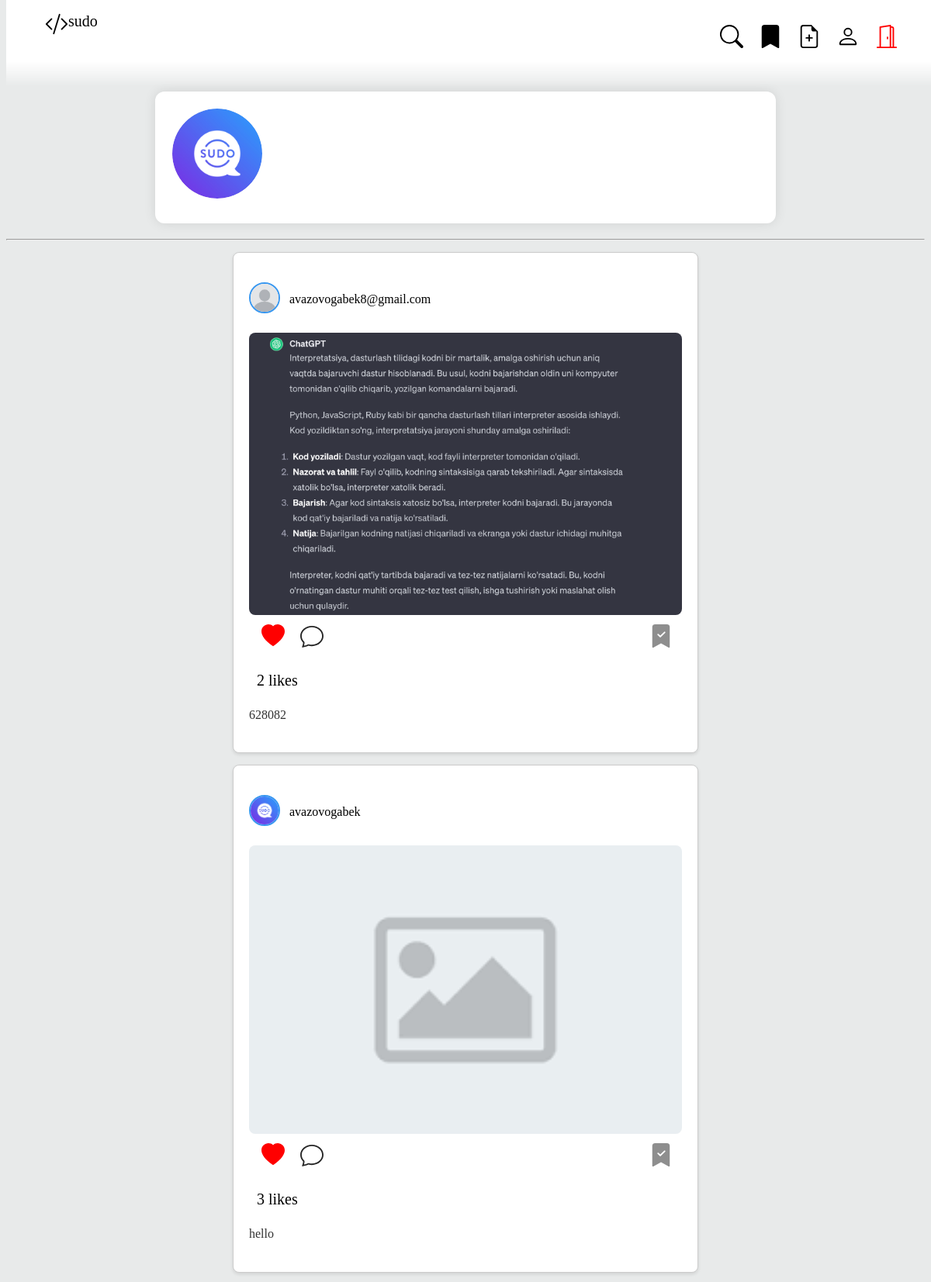
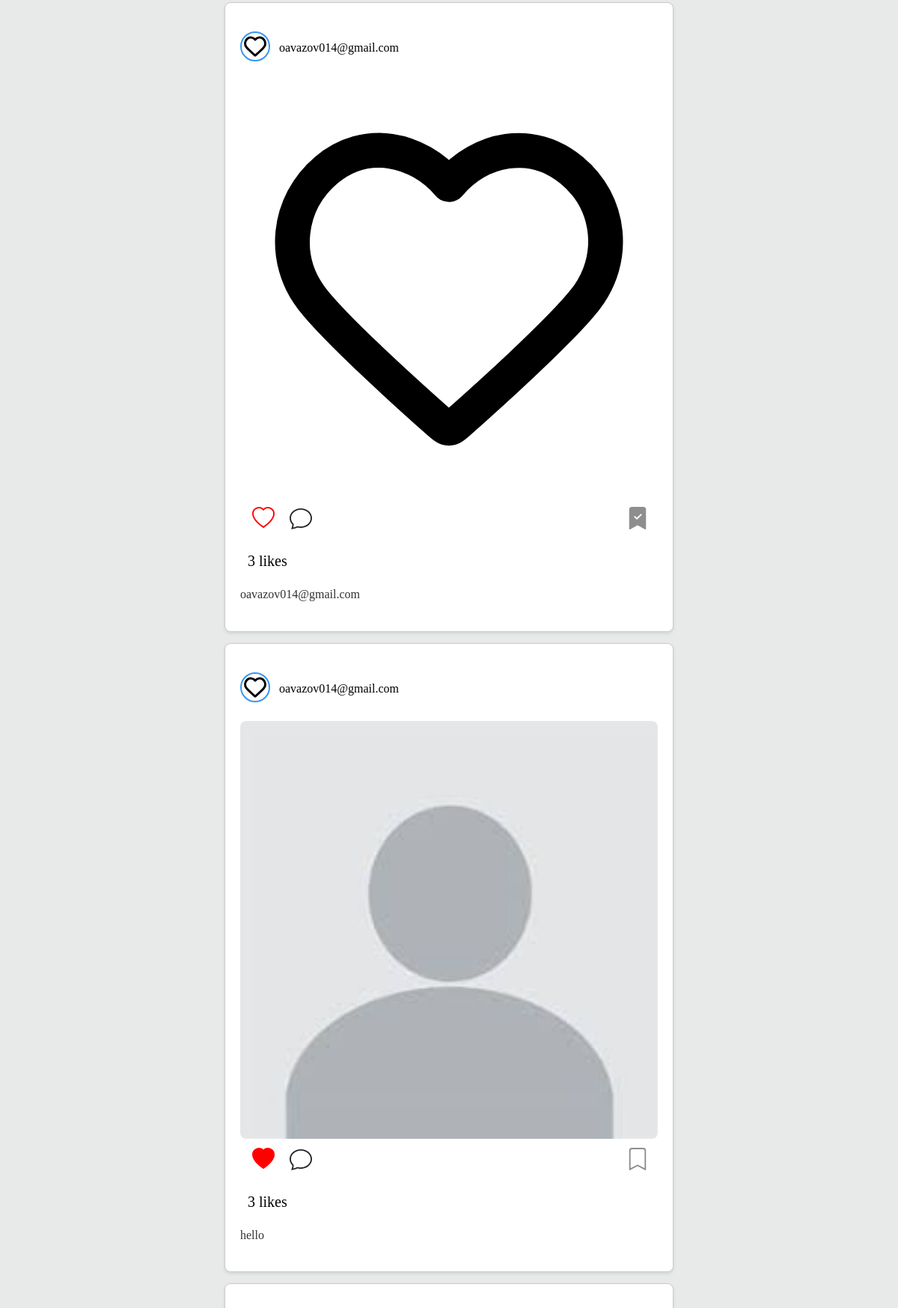
Screenshot of / (signed in, upper part) with the database file from the repository (2 pictures, top to bottom).
### profiles/models.py (models this page shows, shortened)
class Profile(models.Model):
    user = models.OneToOneField(User, on_delete=models.CASCADE)
    first_name = models.CharField(max_length=100, blank=True)
    last_name = models.CharField(max_length=100, blank=True)
    bio = models.TextField(blank=True)
    profile_img = models.ImageField(
        upload_to='profile_images',
        default='Unknown.jpeg',
    )
    follows = models.ManyToManyField('self', symmetrical=False, related_name='followers', blank=True)
    posts = models.ManyToManyField(Post, related_name='associated_profiles', blank=True)
    liked_posts = models.ManyToManyField(Post, related_name='liked_by_profiles', blank=True)
    viewed_posts = models.ManyToManyField(Post, related_name='viewed_by_profiles', blank=True)

### interactions/models.py (models this page shows, shortened)
class Post(models.Model):
    author = models.ForeignKey(User, on_delete=models.CASCADE)
    body = models.TextField(default='', help_text='Enter body content here')
    created_at = models.DateTimeField(auto_now_add=True)
    liked_by = models.ManyToManyField(User, related_name='liked_posts', blank=True)
    post_img = models.ImageField(
        upload_to='post_img',
        default='path_to_default_image.jpg'
    )

### home/views.py (the view)
# urls.py: 2. Add a URL to urlpatterns:  path('', views.home, name='home')
@login_required(login_url='signin')
def home(request):
    user_profile = Profile.objects.get(user=request.user)
    profiles = user_profile.follows.all()
    posts_with_like_counts = Post.objects.annotate(like_count=Count('post_likes')).order_by('-created_at')
    liked_posts = Like.objects.filter(user=request.user).values_list('post__id', flat=True)
    saved_posts = Save.objects.filter(user=request.user).values_list('post__id', flat=True)
    return render(request, 'home.html', {
        'profiles': profiles,
        'posts': posts_with_like_counts,
        'liked_posts': liked_posts,
        'saved_posts': saved_posts,
    })

### templates/home.html (shortened to what this page needs)
{% load static %}
<!DOCTYPE html>
<html lang="en">
  <head>
    <link rel="stylesheet" href="{% static 'css/home.css' %}">
    <link rel="stylesheet" href="{% static 'css/nav.css' %}">
  </head>
  <body>
  <nav class="mask">
    <a href="{% url 'home' %}" class="code">
    </a>
    <a href="{% url 'home' %}" class="logo">sudo</a>
    <ul class="list">
      <li>
        <a href="{% url 'search' %}">
        </a>
      </li>
      <li>
        <a href="{% url 'saves' %}">
          <svg xmlns="http://www.w3.org/2000/svg" width="30" height="30" fill="currentColor" class="bi bi-bookmark-fill" viewBox="0 0 16 16">
            <path d="M2 2v13.5a.5.5 0 0 0 .74.439L8 13.069l5.26 2.87A.5.5 0 0 0 14 15.5V2a2 2 0 0 0-2-2H4a2 2 0 0 0-2 2" />
          </svg>
        </a>
      </li>
      <li>
        <a href="{% url 'create_post' %}">
        </a>
      </li>
      <li>
        <a href="{% url 'my_profile' %}">
      <li>
        <a href="{% url 'logout' %}" class="logout">
        </a>
      </li>
    </ul>
  </nav>
  <br>
  <br>
  <br>
  <br>
  <br>
  <div class="followers-container">
    <div class="carousel">
      {% for profile in profiles %}
        <div class="follower-card">
          <a href="{% url 'profile_detail' profile.pk %}">
            <img src="{{ profile.profile_img.url }}" alt="Follower 1">
          </a>
        </div>
      {% endfor %}
    </div>
  </div>
  <hr>
  {% for post in posts %}
  <div class="blog-card">
    <div class="blog-content">
      <div class="author-info">
        <a href="{% url 'profile_detail' post.author.profile.pk %}">
          <img src="{{ post.author.profile.profile_img.url }}" alt="Author Avatar" class="author-avatar">
        </a>
        <a href="{% url 'profile_detail' post.author.profile.pk %}">
          <p>{{ post.author }}</p>
        </a>
      </div>
      <br>
      <div class="blog-header">
        {% if post.post_img %}
          <img src="{{ post.post_img.url }}" alt="Post Image" class="blog-image">
        {% else %}
          <img src="https://via.placeholder.com/150" alt="Post Image" class="blog-image">
        {% endif %}
      </div>
      <div class="interactions">
        <div class="like">
          {% if post.id in liked_posts %}
            <form method="post" action="{% url 'unlike_post' post.pk %}">
              <button type="submit" class="action-btn like-btn">
                <svg xmlns="http://www.w3.org/2000/svg" width="30" height="30" fill="currentColor" class="bi bi-heart-fill" viewBox="0 0 16 16">
                  <path fill-rule="evenodd" d="M8 1.314C12.438-3.248 23.534 4.735 8 15-7.534 4.736 3.562-3.248 8 1.314"/>
                </svg>
              </button>
            </form>
          {% else %}
            <form method="post" action="{% url 'like_post' post.pk %}">
              <button type="submit" class="action-btn like-btn">
              </button>
            </form>
          {% endif %}
        </div>
        <div class="chat">
          <button class="action-btn chat-btn">
            <a href="{% url 'post_comments' post.pk %}">
            </a>
          </button>
        </div>
        <div class="save">
          {% if post.id in saved_posts %}
            <form method="post" action="{% url 'unsave_post' post.pk %}">
              <button type="submit" class="action-btn save-btn">
              </button>
            </form>
          {% else %}
            <form method="post" action="{% url 'save_post' post.pk %}">
              <button type="submit" class="action-btn save-btn">
              </button>
            </form>
          {% endif %}
        </div>
      </div>
      <p class="likes_count">{{ post.like_count }} likes</p>
    </div>
  <p class="blog-body">
    {{ post.body }}
  </p>
  </div>
  {% endfor %}
</body>
</html>

### statics/css/home.css (style rules this page uses)
.blog-card { position: relative; border: 1px solid #ccc; border-radius: 8px; padding: 20px; margin: 15px auto; max-width: 600px; width: calc(100% - 30px); background-color: #fff; box-shadow: 0 2px 4px rgba(0, 0, 0, 0.1); transition: transform 0.3s ease; }
.author-info { display: flex; align-items: center; margin-top: 15px; }
.author-avatar { width: 50px; height: 50px; border-radius: 50%; margin-right: 12px; object-fit: cover; border: 2px solid #3897f0; }
.blog-header img { width: 100%; max-width: 100%; height: auto; border-radius: 8px; }
.blog-body { font-size: 16px; color: #333; line-height: 1.6; }
.author-info { display: flex; align-items: center; }
.author-avatar { width: 40px; height: 40px; border-radius: 50%; margin-right: 12px; object-fit: cover; }
.interactions { display: flex; justify-content: space-between; align-items: center; }
.action-btn { padding: 8px 16px; border: none; border-radius: 6px; cursor: pointer; transition: background-color 0.3s ease; }
.like-btn { background-color: transparent; border: none; cursor: pointer; color: #ff0000; font-weight: bold; font-size: 14px; margin-right: 15px; transition: color 0.3s ease; }
.chat-btn { background-color: transparent; border: none; cursor: pointer; color: #262626; font-weight: bold; font-size: 14px; margin-right: 15px; transition: color 0.3s ease; }
.save-btn { background-color: transparent; border: none; cursor: pointer; color: #8e8e8e; font-weight: bold; font-size: 14px; margin-right: 15px; transition: color 0.3s ease; }
.like { position: absolute; }
.chat { position: absolute; margin-left: 50px; }
.save { margin-left: 500px; }
.likes_count { font-size: 20px; margin-left: 10px; }
.followers-container { max-width: 800px; margin: 20px auto; padding: 20px; background-color: #fff; border-radius: 12px; box-shadow: 0 0 15px rgba(0, 0, 0, 0.1); }
.carousel { display: flex; overflow-x: auto; scroll-snap-type: x mandatory; -webkit-overflow-scrolling: touch; padding-bottom: 10px; scroll-behavior: smooth; -ms-overflow-style: none; scrollbar-width: none; }
.follower-card { flex: 0 0 auto; width: 120px; height: 120px; margin-right: 12px; background-color: #efefef; border: 2px solid #fff; border-radius: 50%; text-align: center; scroll-snap-align: start; transition: transform 0.2s ease-in-out; overflow: hidden; }
.follower-card:last-child { margin-right: 0; }
.follower-card img { width: 100%; height: 100%; object-fit: cover; border-radius: 50%; }

### statics/css/nav.css (style rules this page uses)
* { box-sizing: border-box; }
body { background-color: #E8EAEA; }
nav { margin-top: -150px; width: 100%; padding: 16px 20px 30px 20px; display: flex; transition: 0.3s ease-out; color: rgb(0, 0, 0); position: fixed; background-color: #ffffff; z-index: 1000; }
nav.mask { top: 150px; mask-image: linear-gradient(black 70%, transparent); -webkit-mask-image: linear-gradient(black 70%, transparent); }
@media (min-width: 640px) { nav { padding: 16px 50px 30px 50px; } }
a { color: inherit; text-decoration: none; }
.list { list-style-type: none; margin-left: auto; display: none; }
@media (min-width: 640px) { .list { display: flex; } }
@media (min-width: 640px) { .list li { margin-left: 20px; } }
.logout { color: red; }
.logo { font-size: 20px; }

### rows the page displays
Profile: profile_img (picture)
Post: author.profile.profile_img (picture), author "avazovogabek8@gmail.com", post_img (picture), like_count "2", body "628082"
Post: author.profile.profile_img (picture), author "avazovogabek", post_img (placeholder picture), like_count "3", body "hello"
Post: author.profile.profile_img (picture), author "oavazov014@gmail.com", post_img (picture), like_count "3", body "oavazov014@gmail.com"
Post: author.profile.profile_img (picture), author "oavazov014@gmail.com", post_img (picture), like_count "3", body "hello"
